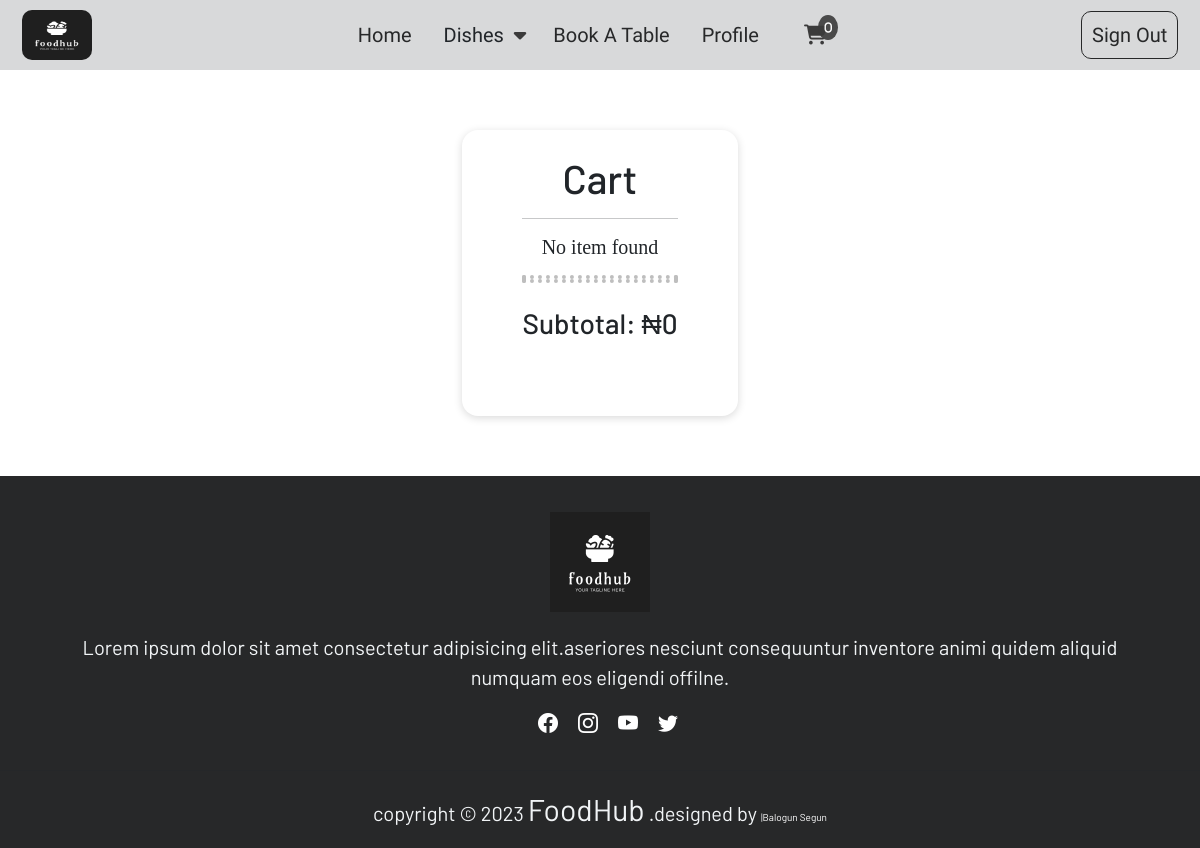
Before: /cart (signed in) with the older database file.
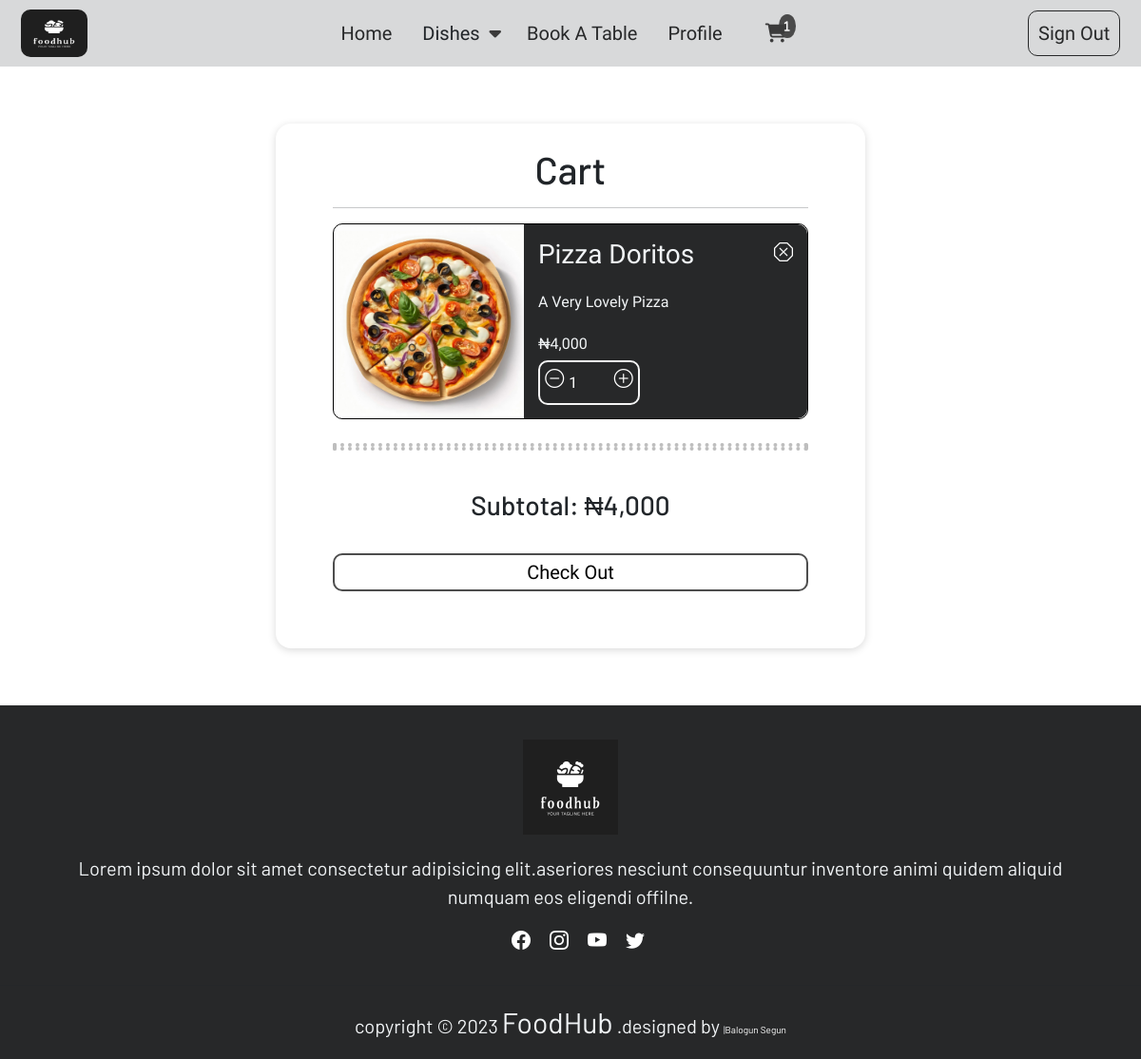
After: the same page with the newer database file.
### food_app/models.py (models this page shows, shortened)
class CartItem(models.Model):
    cart = models.ForeignKey(Cart, on_delete=models.CASCADE)
    product = models.ForeignKey(Product, on_delete=models.CASCADE)
    quantity = models.PositiveIntegerField(default=1)
    paid = models.BooleanField(default=False)
    amount = models.CharField(max_length=50)

class Product(models.Model):
    type = models.ForeignKey(Category, on_delete=models.CASCADE)
    product_name = models.CharField(max_length=100)
    pics = models.ImageField(upload_to="product_pics")
    price = models.IntegerField()
    description = models.TextField(max_length=100)
    slug = models.SlugField()

### food_app/views.py (the view)
# urls.py: path('cart', views.cart, name="cart"),
@login_required(login_url='login')
def cart(request):
    global api_key
    cart = request.user.cart
    cart_items = CartItem.objects.filter(cart=cart)
    amount = sum(int(product.amount)for product in cart_items)
    context = {
        "cart_item": cart_items,
        "amount": amount,
    }
    return render(request, 'cart.html', context)

### food_app/context_processors.py (called while the page is built)
def site_settings(request):
    today = datetime.date.today()
    year = today.year
    category = Category.objects.all()
    return {'category': category, 'year': year}

def order_item_count(request):
    if request.user.is_authenticated:
        cart = request.user.cart
        cart_items = CartItem.objects.filter(cart=cart)
        return {'order_item_count': cart_items.count()}
    return {'order_item_count': 0}

### templates/cart.html (shortened to what this page needs)
{% extends 'base.html' %}
  {% load static %}
  {% load humanize %}
  {% block content %}
  <div class=" cartty">
    <div class="cart">
      <h1 class="text-center text-capitalize mb-3">cart</h1>
      <hr>
      {% if not cart_item %}
        <h5 class="text-center"> No item found</h5>
      {% else %}
        {% for item in cart_item %}
          <div class="each-cart">
            <div class="cart-img">
              <img src="{{ item.product.pics.url }}" alt="food-img">
            </div>
            <div class="each-cart-details">
              <div class="d-flex justify-content-between b-octagon">
                <h3>{{ item.product.product_name }}</h3>
                <form action="{% url 'remove-from-cart' item.product.id %}" method="post">
                  <button type="submit"><span><i class="bi bi-x-octagon" ></i></span></button>
                </form>
              </div>
              <h6 class="text-capitalize mt-3">{{ item.product.description }}</h6>
              <h6 class="mt-4">₦{{ item.product.price|intcomma}}</h6>
              <div class="cart-btn">
                <form action="{% url 'decrease-cart-item' item.product.id %}" method="post">
                  <button type="submit"><span><i class="bi bi-dash-circle" id="decrement "></i></span></button>
                </form>
                <form action="{% url 'update-cart-item' item.product.id %}" method="post">
                  <input type="number" name="num" id="numberInput" value="{{ item.quantity }}" min="0">
                </form>
                <form action="{% url 'increase-cart-item' item.product.id %}" method="post">
                  <button type="submit"><span><i class="bi bi-plus-circle" id="increment"></i></span></button>
                </form>
              </div>
            </div>
          </div>
        {% endfor %}
      {% endif %}
      <hr class="hr">
      <div class="checkout">
        <div class="cart-summary">
          <h3>subtotal: ₦{{ amount|intcomma}}</h3>
        </div>
      </div>
      {% if cart_item %}
      <a href="{% url 'checkout' %}"><button type="submit" class="summary-btn">check out</button></a>
      {% endif %}
    </div>
  </div>
  {% endblock content %}

Changed rows visible on the page:
added CartItem: product.pics (picture), product.product_name "Pizza Doritos", product.description "A Very Lovely Pizza", product.price "4,000", num "1"
Other visible differences:
{{ order_item_count }}: 0 → 1 (drawn)
{{ amount|intcomma }}: "0" → "4,000"
text no longer shown: "No item found"
text now shown: "Check Out"
